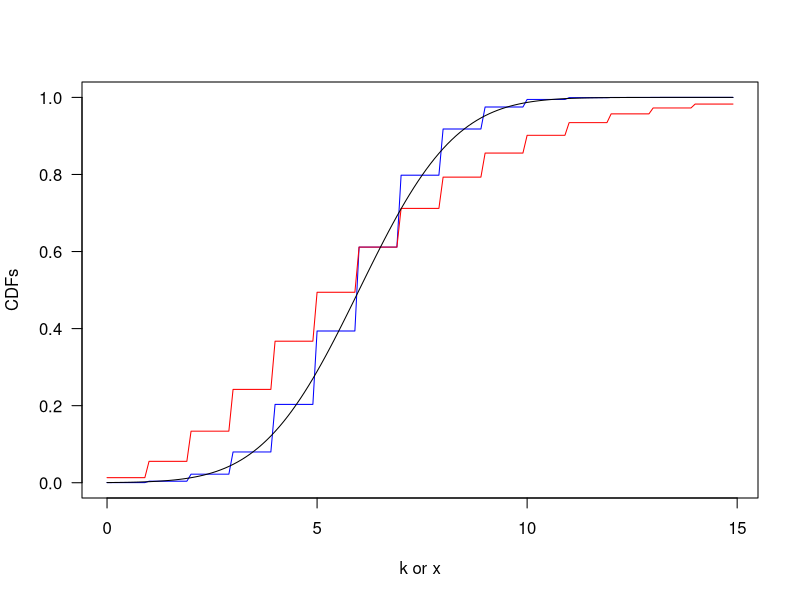

This chart was generated by the following R code:
print('file: SolutionNegativeBinoBinoCDFs.R')
# EXERSISE: siblings, CDFs of bin., neg. bin. & normal dist.
mu = 6; sigmasq = 3.2308; sigma = sqrt(sigmasq)
pb = 1 - sigmasq/mu; n = mu/pb # binomial
print(c('n (before rounding) = ',n))
n = round(n); na = seq(0,n); pbinomial = dbinom(na,n,pb)
print(c('n = ',n))
print(c('pb = ',round(pb,4)))
p = sigmasq/mu; s = mu*p/(1-p)  # negative binomial
print(c('s (before rounding) = ',s))
s = round(s); pnegbino = dnbinom(na,s,p)
print(c('s = ',s))
print(c('p = ',round(p,4)))
na2 = seq(0,mu+5*sigma,0.1)
# png('BinoNegBinoCDFs220225.png',width=16,height=12,units='cm',res=300)
plot(na2,pbinom(na2,n,pb),type='l',lwd=1,col='blue',xlab='k or x',ylab='CDFs',las=1,cex=0.1)
lines(na2,pnbinom(na2,s,p),col='red',lwd=1,cex=0.1)
lines(na2,pnorm(na2,mean=mu,sd=sigma),col='black')
# dev.off()
